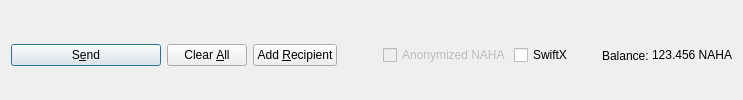
         <widget class="QFrame" name="frame_Send">
          <layout class="QHBoxLayout" name="horizontalLayout">
           <property name="bottomMargin">
            <number>0</number>
           </property>
           <item>
            <widget class="QPushButton" name="sendButton">
             <property name="minimumSize">
              <size>
               <width>150</width>
               <height>0</height>
              </size>
             </property>
             <property name="toolTip">
              <string>Confirm the send action</string>
             </property>
             <property name="text">
              <string>S&amp;end</string>
             </property>
             <property name="icon">
              <iconset resource="../nachohash.qrc">
               <normaloff>:/icons/send</normaloff>:/icons/send</iconset>
             </property>
             <property name="autoDefault">
              <bool>false</bool>
             </property>
             <property name="default">
              <bool>true</bool>
             </property>
            </widget>
           </item>
           <item>
            <widget class="QPushButton" name="clearButton">
             <property name="sizePolicy">
              <sizepolicy hsizetype="Minimum" vsizetype="Fixed">
               <horstretch>0</horstretch>
               <verstretch>0</verstretch>
              </sizepolicy>
             </property>
             <property name="toolTip">
              <string>Clear all fields of the form.</string>
             </property>
             <property name="text">
              <string>Clear &amp;All</string>
             </property>
             <property name="icon">
              <iconset resource="../nachohash.qrc">
               <normaloff>:/icons/remove</normaloff>:/icons/remove</iconset>
             </property>
             <property name="autoDefault">
              <bool>false</bool>
             </property>
            </widget>
           </item>
           <item>
            <widget class="QPushButton" name="addButton">
             <property name="toolTip">
              <string>Send to multiple recipients at once</string>
             </property>
             <property name="text">
              <string>Add &amp;Recipient</string>
             </property>
             <property name="icon">
              <iconset resource="../nachohash.qrc">
               <normaloff>:/icons/add</normaloff>:/icons/add</iconset>
             </property>
             <property name="autoDefault">
              <bool>false</bool>
             </property>
            </widget>
           </item>
           <item>
            <spacer name="horizontalSpacer">
             <property name="orientation">
              <enum>Qt::Horizontal</enum>
             </property>
             <property name="sizeHint" stdset="0">
              <size>
               <width>40</width>
               <height>20</height>
              </size>
             </property>
            </spacer>
           </item>
           <item>
            <layout class="QHBoxLayout" name="horizontalLayout_2">
             <property name="spacing">
              <number>3</number>
             </property>
             <item>
              <widget class="QCheckBox" name="checkzICH">
               <property name="enabled">
                <bool>false</bool>
               </property>
               <property name="text">
                <string>Anonymized NAHA</string>
               </property>
              </widget>
             </item>
             <item>
              <widget class="QCheckBox" name="checkSwiftTX">
               <property name="enabled">
                <bool>true</bool>
               </property>
               <property name="minimumSize">
                <size>
                 <width>85</width>
                 <height>0</height>
                </size>
               </property>
               <property name="text">
                <string>SwiftX</string>
               </property>
              </widget>
             </item>
             <item>
              <widget class="QLabel" name="label">
               <property name="text">
                <string>Balance:</string>
               </property>
              </widget>
             </item>
             <item>
              <widget class="QLabel" name="labelBalance">
               <property name="sizePolicy">
                <sizepolicy hsizetype="Preferred" vsizetype="Fixed">
                 <horstretch>0</horstretch>
                 <verstretch>0</verstretch>
                </sizepolicy>
               </property>
               <property name="cursor">
                <cursorShape>IBeamCursor</cursorShape>
               </property>
               <property name="text">
                <string notr="true">123.456 NAHA</string>
               </property>
               <property name="textInteractionFlags">
                <set>Qt::LinksAccessibleByMouse|Qt::TextSelectableByKeyboard|Qt::TextSelectableByMouse</set>
               </property>
              </widget>
             </item>
            </layout>
           </item>
          </layout>
         </widget>
